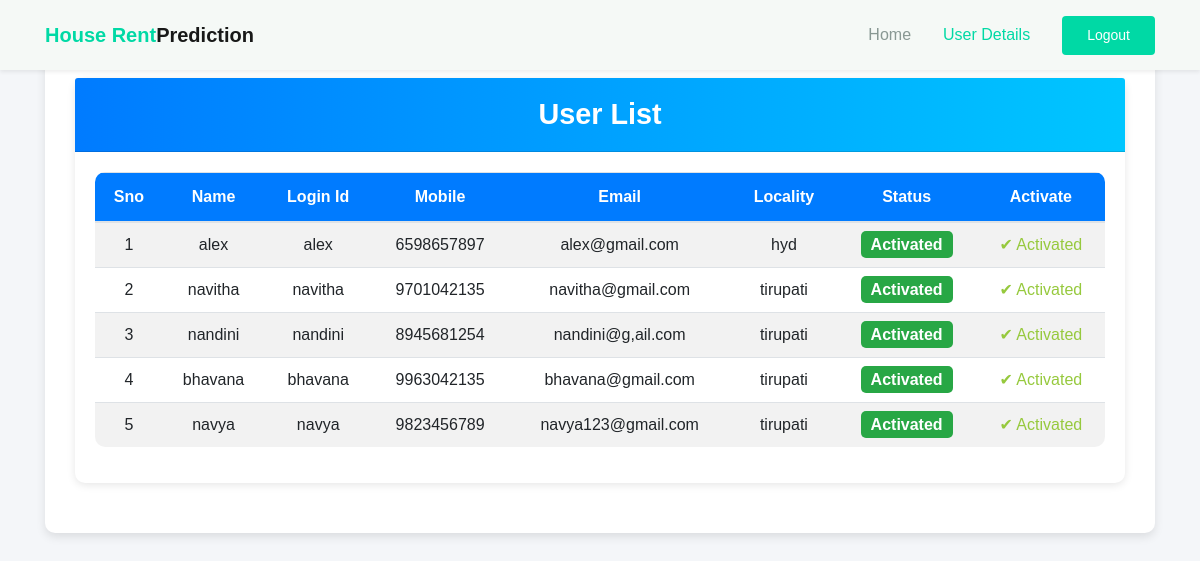
Page /ViewRegisteredUsers/ on the committed database.
### users/models.py (models this page shows, shortened)
class UserRegistrationModel(models.Model):
    name = models.CharField(max_length=100)
    loginid = models.CharField(unique=True, max_length=100)
    password = models.CharField(max_length=100)
    mobile = models.CharField(unique=True, max_length=100)
    email = models.CharField(unique=True, max_length=100)
    locality = models.CharField(max_length=100)
    address = models.CharField(max_length=1000)
    city = models.CharField(max_length=100)
    state = models.CharField(max_length=100)
    status = models.CharField(max_length=100)
    class Meta:
        db_table = 'UserRegistrations'

### admins/views.py (the view)
# urls.py: path("ViewRegisteredUsers/", admins.ViewRegisteredUsers, name="ViewRegisteredUsers"),
def ViewRegisteredUsers(request):
    data = UserRegistrationModel.objects.all()
    return render(request, 'admins/RegisteredUsers.html', {'data': data})

### assets/templates/admins/RegisteredUsers.html (shortened to what this page needs)
{% extends 'admins/adminbase.html' %}
{% block user_list %}active{% endblock %}
{% block content %}
    <div class="container mt-4">
        <div class="jumbotron">
            <div class="row">
                <div class="col-md-12">
                    <div class="card">
                        <div class="card-header">User List</div>
                        <div class="card-body">
                            <table class="table table-striped">
                                <thead>
                                <tr>
                                    <th scope="col">Sno</th>
                                    <th scope="col">Name</th>
                                    <th scope="col">Login Id</th>
                                    <th scope="col">Mobile</th>
                                    <th scope="col">Email</th>
                                    <th scope="col">Locality</th>
                                    <th scope="col">Status</th>
                                    <th scope="col">Activate</th>
                                </tr>
                                </thead>
                                <tbody>
                                {% for user in data %}
                                    <tr>
                                        <td>{{ forloop.counter }}</td>
                                        <td>{{ user.name }}</td>
                                        <td>{{ user.loginid }}</td>
                                        <td>{{ user.mobile }}</td>
                                        <td>{{ user.email }}</td>
                                        <td>{{ user.locality }}</td>
                                        <td>
                                            {% if user.status == 'waiting' %}
                                                <span class="status-waiting">Waiting</span>
                                            {% else %}
                                                <span class="status-active">Activated</span>
                                            {% endif %}
                                        </td>
                                        <td>
                                            {% if user.status == 'waiting' %}
                                                <a class="btn-link" href="/AdminActivaUsers/?uid={{ user.id }}">Activate</a>
                                            {% else %}
                                                <span class="text-success">✔ Activated</span>
                                            {% endif %}
                                        </td>
                                    </tr>
                                {% endfor %}
                                </tbody>
                            </table>
                        </div>
                    </div>
                </div>
            </div>
        </div>
    </div>
{% endblock %}

### assets/templates/admins/adminbase.html (shortened to what this page needs)
{% load static %}
<!DOCTYPE html>
<html lang="en">
<head>
    <link rel="stylesheet" href="{% static 'css/maicons.css' %}">
    <link rel="stylesheet" href="{% static 'css/bootstrap.css' %}">
    <link rel="stylesheet" href="{% static 'vendor/owl-carousel/css/owl.carousel.css' %}">
    <link rel="stylesheet" href="{% static 'vendor/animate/animate.css' %}">
    <link rel="stylesheet" href="{% static 'css/theme.css' %}">
</head>
<body>
<header>
    <nav class="navbar navbar-expand-lg navbar-light shadow-sm bg-light fixed-top">
        <div class="container">
            <a class="navbar-brand" href="#"><span class="text-primary">House Rent</span>Prediction</a>
            <div class="collapse navbar-collapse" id="navbarSupport">
                <ul class="navbar-nav ml-auto">
                    <li class="nav-item {% block admin_home %} {% endblock %}">
                        <a class="nav-link" href="{% url 'AdminHome' %}">Home</a>
                    </li>
                    <li class="nav-item {% block user_list %} {% endblock %}">
                        <a class="nav-link" href="{% url 'ViewRegisteredUsers' %}">User Details</a>
                    </li>
                    <li class="nav-item">
                        <a class="btn btn-primary ml-lg-3" href="{% url 'index' %}">Logout</a>
                    </li>
                </ul>
            </div>
        </div>
    </nav>
</header>
<br>
{% block content %}
{% endblock %}
</body>
</html>

### assets/static/css/theme.css (style rules this page uses)
:root { --primary: #00D9A5; --accent: #FF3D85; --secondary: #4E5AFE; --warning: #EED818; --info: #05B4E1; --danger: #FF4943; --success: #96C93D; --dark: #343531; --light: #F5F9F6; --cs: #596261; --grey: #6E807A; }
body { font-family: "Source Sans Pro", sans-serif; line-height: 1.5; color: #343531; }
a { color: #07be94; text-decoration: none; background-color: transparent; }
.bg-light { background-color: #F5F9F6 !important; }
.text-primary { color: #00D9A5 !important; }
.text-success { color: #96C93D !important; }
.btn-primary { color: #fff; background-color: #00D9A5; border-color: transparent; }
.btn { padding: 8px 24px; }
.navbar { min-height: 70px; }
.navbar-brand { font-weight: 600; padding-top: 10px; padding-bottom: 10px; }
.navbar-nav { margin-top: 10px; border-top: 1px solid #E8EEE4; flex-shrink: 0; }
.navbar-nav .nav-link { transition: all .2s ease; }
.navbar-nav .btn { font-size: 14px; }
.navbar-light .navbar-nav .nav-link { color: rgba(110, 128, 122, 0.8); }
.navbar-light .navbar-nav .show > .nav-link, .navbar-light .navbar-nav .active > .nav-link, .navbar-light .navbar-nav .nav-link.show, .navbar-light .navbar-nav .nav-link.active { font-weight: 500; color: #00D9A5; }
@media (min-width: 992px) { .navbar-expand-lg .navbar-nav { margin-top: 0; border-top: none; } }
@media (min-width: 992px) { .navbar-expand-lg .navbar-nav .nav-link { padding-right: 16px; padding-left: 16px; } }
@media (min-width: 992px) { .navbar-expand-lg .navbar-nav { align-items: center; } }

### assets/templates/admins/RegisteredUsers.html (style rules this page uses)
body { font-family: "Poppins", sans-serif; background-color: #f4f6f9; }
.jumbotron { background: white; margin-top: 20px; padding: 30px; border-radius: 10px; box-shadow: 0px 4px 10px rgba(0, 0, 0, 0.1); }
.card { border: none; border-radius: 10px; box-shadow: 0px 2px 8px rgba(0, 0, 0, 0.1); background: #fff; margin-bottom: 20px; }
.card-header { background: linear-gradient(to right, #007bff, #00c6ff); color: white; text-align: center; font-size: 1.8rem; font-weight: bold; padding: 15px; border-radius: 10px 10px 0 0; }
.table { background: #fff; border-radius: 10px; overflow: hidden; }
.table th { background: #007bff; color: white; text-align: center; padding: 12px; font-size: 1rem; }
.table td { text-align: center; padding: 10px; font-size: 1rem; }
.status-active { background: #28a745; color: white; padding: 5px 10px; border-radius: 5px; font-weight: bold; }

### rows in the picture
UserRegistrationModel: name "alex", loginid "alex", mobile "6598657897", email "alex@gmail.com", locality "hyd", status "Activated"
UserRegistrationModel: name "navitha", loginid "navitha", mobile "9701042135", email "navitha@gmail.com", locality "tirupati", status "Activated"
UserRegistrationModel: name "nandini", loginid "nandini", mobile "8945681254", email "nandini@g,ail.com", locality "tirupati", status "Activated"
UserRegistrationModel: name "bhavana", loginid "bhavana", mobile "9963042135", email "bhavana@gmail.com", locality "tirupati", status "Activated"
UserRegistrationModel: name "navya", loginid "navya", mobile "9823456789", email "navya123@gmail.com", locality "tirupati", status "Activated"
